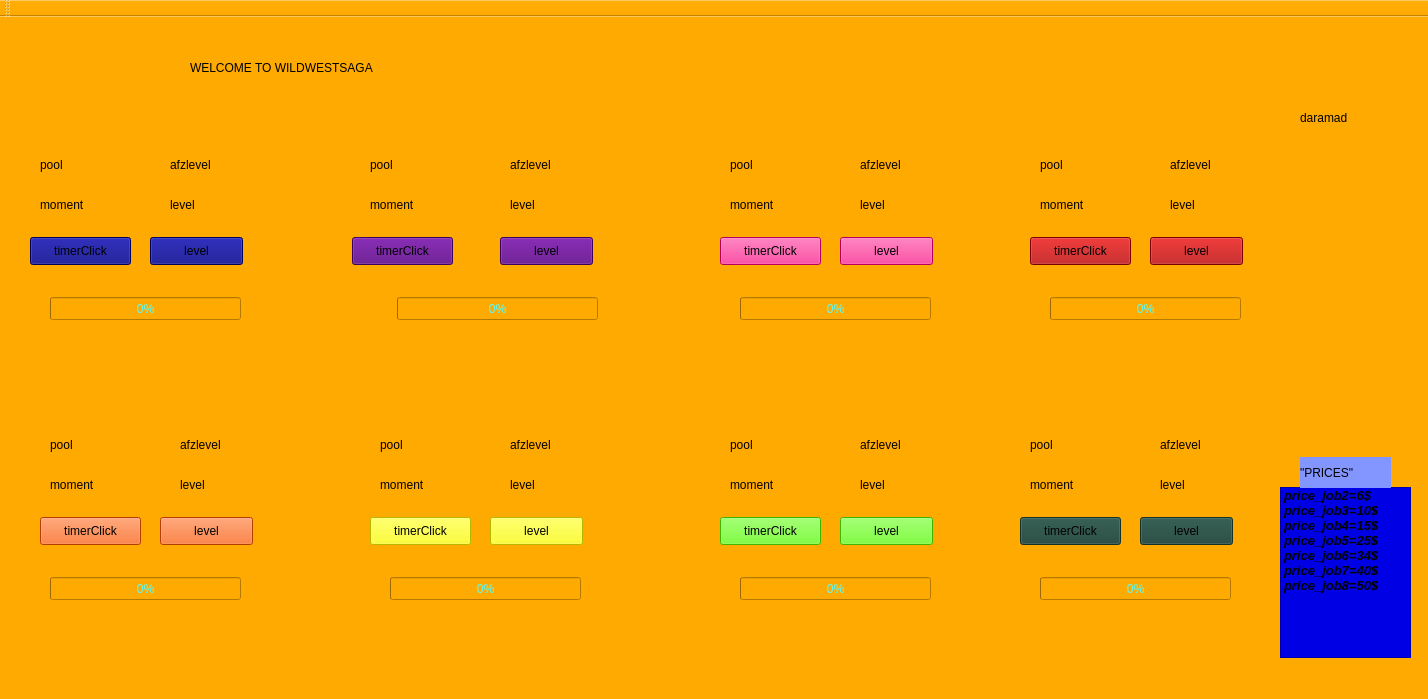
<?xml version="1.0" encoding="UTF-8"?>
<ui version="4.0">
 <class>job</class>
 <widget class="QMainWindow" name="job">
  <property name="geometry">
   <rect>
    <x>0</x>
    <y>0</y>
    <width>1428</width>
    <height>699</height>
   </rect>
  </property>
  <property name="windowTitle">
   <string>job</string>
  </property>
  <property name="styleSheet">
   <string notr="true">background-color: rgb(255, 170, 0);

</string>
  </property>
  <widget class="QWidget" name="centralWidget">
   <widget class="QLabel" name="moneyUpdate">
    <property name="geometry">
     <rect>
      <x>40</x>
      <y>140</y>
      <width>55</width>
      <height>16</height>
     </rect>
    </property>
    <property name="text">
     <string>pool</string>
    </property>
   </widget>
   <widget class="QLabel" name="afzayesheLevel">
    <property name="geometry">
     <rect>
      <x>170</x>
      <y>140</y>
      <width>55</width>
      <height>16</height>
     </rect>
    </property>
    <property name="text">
     <string>afzlevel</string>
    </property>
   </widget>
   <widget class="QLabel" name="moment">
    <property name="geometry">
     <rect>
      <x>40</x>
      <y>180</y>
      <width>55</width>
      <height>16</height>
     </rect>
    </property>
    <property name="text">
     <string>moment</string>
    </property>
   </widget>
   <widget class="QLabel" name="level">
    <property name="geometry">
     <rect>
      <x>170</x>
      <y>180</y>
      <width>55</width>
      <height>16</height>
     </rect>
    </property>
    <property name="text">
     <string>level</string>
    </property>
   </widget>
   <widget class="QPushButton" name="timerClick">
    <property name="geometry">
     <rect>
      <x>30</x>
      <y>220</y>
      <width>101</width>
      <height>28</height>
     </rect>
    </property>
    <property name="styleSheet">
     <string notr="true">font: 75 6pt &quot;Wide Latin&quot;;
background-color: rgb(0, 0, 127);</string>
    </property>
    <property name="text">
     <string>timerClick</string>
    </property>
   </widget>
   <widget class="QPushButton" name="moneyPlus">
    <property name="geometry">
     <rect>
      <x>150</x>
      <y>220</y>
      <width>93</width>
      <height>28</height>
     </rect>
    </property>
    <property name="styleSheet">
     <string notr="true">background-color: rgb(0, 0, 127);
font: 75 6pt &quot;Wide Latin&quot;;</string>
    </property>
    <property name="text">
     <string>level</string>
    </property>
   </widget>
   <widget class="QPushButton" name="timerClick_2">
    <property name="geometry">
     <rect>
      <x>352</x>
      <y>220</y>
      <width>101</width>
      <height>28</height>
     </rect>
    </property>
    <property name="styleSheet">
     <string notr="true">font: 75 6pt &quot;Wide Latin&quot;;
background-color: rgb(85, 0, 127);</string>
    </property>
    <property name="text">
     <string>timerClick</string>
    </property>
   </widget>
   <widget class="QPushButton" name="moneyPlus_2">
    <property name="geometry">
     <rect>
      <x>500</x>
      <y>220</y>
      <width>93</width>
      <height>28</height>
     </rect>
    </property>
    <property name="styleSheet">
     <string notr="true">background-color: rgb(85, 0, 127);
font: 75 6pt &quot;Wide Latin&quot;;</string>
    </property>
    <property name="text">
     <string>level</string>
    </property>
   </widget>
   <widget class="QLabel" name="moneyUpdate_2">
    <property name="geometry">
     <rect>
      <x>370</x>
      <y>140</y>
      <width>55</width>
      <height>16</height>
     </rect>
    </property>
    <property name="text">
     <string>pool</string>
    </property>
   </widget>
   <widget class="QLabel" name="moment_2">
    <property name="geometry">
     <rect>
      <x>370</x>
      <y>180</y>
      <width>55</width>
      <height>16</height>
     </rect>
    </property>
    <property name="text">
     <string>moment</string>
    </property>
   </widget>
   <widget class="QLabel" name="level_2">
    <property name="geometry">
     <rect>
      <x>510</x>
      <y>180</y>
      <width>55</width>
      <height>16</height>
     </rect>
    </property>
    <property name="text">
     <string>level</string>
    </property>
   </widget>
   <widget class="QLabel" name="afzayesheLevel_2">
    <property name="geometry">
     <rect>
      <x>510</x>
      <y>140</y>
      <width>55</width>
      <height>16</height>
     </rect>
    </property>
    <property name="text">
     <string>afzlevel</string>
    </property>
   </widget>
   <widget class="QProgressBar" name="pbar">
    <property name="geometry">
     <rect>
      <x>50</x>
      <y>280</y>
      <width>191</width>
      <height>23</height>
     </rect>
    </property>
    <property name="styleSheet">
     <string notr="true">color: rgb(85, 255, 255);</string>
    </property>
    <property name="maximum">
     <number>5</number>
    </property>
    <property name="value">
     <number>0</number>
    </property>
   </widget>
   <widget class="QProgressBar" name="pbar_2">
    <property name="geometry">
     <rect>
      <x>397</x>
      <y>280</y>
      <width>201</width>
      <height>23</height>
     </rect>
    </property>
    <property name="styleSheet">
     <string notr="true">color: rgb(85, 255, 255);</string>
    </property>
    <property name="maximum">
     <number>15</number>
    </property>
    <property name="value">
     <number>0</number>
    </property>
   </widget>
   <widget class="QLabel" name="Daramad">
    <property name="geometry">
     <rect>
      <x>1300</x>
      <y>80</y>
      <width>121</width>
      <height>41</height>
     </rect>
    </property>
    <property name="styleSheet">
     <string notr="true">font: 16pt &quot;MS Shell Dlg 2&quot;;</string>
    </property>
    <property name="text">
     <string>daramad</string>
    </property>
   </widget>
   <widget class="QPushButton" name="moneyPlus_3">
    <property name="geometry">
     <rect>
      <x>840</x>
      <y>220</y>
      <width>93</width>
      <height>28</height>
     </rect>
    </property>
    <property name="styleSheet">
     <string notr="true">background-color: rgb(255, 0, 127);
font: 75 6pt &quot;Wide Latin&quot;;</string>
    </property>
    <property name="text">
     <string>level</string>
    </property>
   </widget>
   <widget class="QLabel" name="level_3">
    <property name="geometry">
     <rect>
      <x>860</x>
      <y>180</y>
      <width>55</width>
      <height>16</height>
     </rect>
    </property>
    <property name="text">
     <string>level</string>
    </property>
   </widget>
   <widget class="QPushButton" name="timerClick_3">
    <property name="geometry">
     <rect>
      <x>720</x>
      <y>220</y>
      <width>101</width>
      <height>28</height>
     </rect>
    </property>
    <property name="styleSheet">
     <string notr="true">background-color: rgb(255, 0, 127);
font: 75 6pt &quot;Wide Latin&quot;;</string>
    </property>
    <property name="text">
     <string>timerClick</string>
    </property>
   </widget>
   <widget class="QLabel" name="moneyUpdate_3">
    <property name="geometry">
     <rect>
      <x>730</x>
      <y>140</y>
      <width>55</width>
      <height>16</height>
     </rect>
    </property>
    <property name="text">
     <string>pool</string>
    </property>
   </widget>
   <widget class="QLabel" name="afzayesheLevel_3">
    <property name="geometry">
     <rect>
      <x>860</x>
      <y>140</y>
      <width>55</width>
      <height>16</height>
     </rect>
    </property>
    <property name="text">
     <string>afzlevel</string>
    </property>
   </widget>
   <widget class="QLabel" name="moment_3">
    <property name="geometry">
     <rect>
      <x>730</x>
      <y>180</y>
      <width>55</width>
      <height>16</height>
     </rect>
    </property>
    <property name="text">
     <string>moment</string>
    </property>
   </widget>
   <widget class="QProgressBar" name="pbar_3">
    <property name="geometry">
     <rect>
      <x>740</x>
      <y>280</y>
      <width>191</width>
      <height>23</height>
     </rect>
    </property>
    <property name="styleSheet">
     <string notr="true">color: rgb(85, 255, 255);</string>
    </property>
    <property name="maximum">
     <number>20</number>
    </property>
    <property name="value">
     <number>0</number>
    </property>
   </widget>
   <widget class="QPushButton" name="moneyPlus_4">
    <property name="geometry">
     <rect>
      <x>1150</x>
      <y>220</y>
      <width>93</width>
      <height>28</height>
     </rect>
    </property>
    <property name="styleSheet">
     <string notr="true">background-color: rgb(170, 0, 0);
font: 75 6pt &quot;Wide Latin&quot;;</string>
    </property>
    <property name="text">
     <string>level</string>
    </property>
   </widget>
   <widget class="QLabel" name="level_4">
    <property name="geometry">
     <rect>
      <x>1170</x>
      <y>180</y>
      <width>55</width>
      <height>16</height>
     </rect>
    </property>
    <property name="text">
     <string>level</string>
    </property>
   </widget>
   <widget class="QPushButton" name="timerClick_4">
    <property name="geometry">
     <rect>
      <x>1030</x>
      <y>220</y>
      <width>101</width>
      <height>28</height>
     </rect>
    </property>
    <property name="styleSheet">
     <string notr="true">font: 75 6pt &quot;Wide Latin&quot;;
background-color: rgb(170, 0, 0);</string>
    </property>
    <property name="text">
     <string>timerClick</string>
    </property>
   </widget>
   <widget class="QLabel" name="moneyUpdate_4">
    <property name="geometry">
     <rect>
      <x>1040</x>
      <y>140</y>
      <width>55</width>
      <height>16</height>
     </rect>
    </property>
    <property name="text">
     <string>pool</string>
    </property>
   </widget>
   <widget class="QLabel" name="afzayesheLevel_4">
    <property name="geometry">
     <rect>
      <x>1170</x>
      <y>140</y>
      <width>55</width>
      <height>16</height>
     </rect>
    </property>
    <property name="text">
     <string>afzlevel</string>
    </property>
   </widget>
   <widget class="QLabel" name="moment_4">
    <property name="geometry">
     <rect>
      <x>1040</x>
      <y>180</y>
      <width>55</width>
      <height>16</height>
     </rect>
    </property>
    <property name="text">
     <string>moment</string>
    </property>
   </widget>
   <widget class="QProgressBar" name="pbar_4">
    <property name="geometry">
     <rect>
      <x>1050</x>
      <y>280</y>
      <width>191</width>
      <height>23</height>
     </rect>
    </property>
    <property name="styleSheet">
     <string notr="true">color: rgb(85, 255, 255);</string>
    </property>
    <property name="maximum">
     <number>25</number>
    </property>
    <property name="value">
     <number>0</number>
    </property>
   </widget>
   <widget class="QPushButton" name="moneyPlus_5">
    <property name="geometry">
     <rect>
      <x>160</x>
      <y>500</y>
      <width>93</width>
      <height>28</height>
     </rect>
    </property>
    <property name="styleSheet">
     <string notr="true">background-color: rgb(255, 85, 0);
font: 75 6pt &quot;Wide Latin&quot;;</string>
    </property>
    <property name="text">
     <string>level</string>
    </property>
   </widget>
   <widget class="QLabel" name="level_5">
    <property name="geometry">
     <rect>
      <x>180</x>
      <y>460</y>
      <width>55</width>
      <height>16</height>
     </rect>
    </property>
    <property name="text">
     <string>level</string>
    </property>
   </widget>
   <widget class="QPushButton" name="timerClick_5">
    <property name="geometry">
     <rect>
      <x>40</x>
      <y>500</y>
      <width>101</width>
      <height>28</height>
     </rect>
    </property>
    <property name="styleSheet">
     <string notr="true">font: 75 6pt &quot;Wide Latin&quot;;
background-color: rgb(255, 85, 0);</string>
    </property>
    <property name="text">
     <string>timerClick</string>
    </property>
   </widget>
   <widget class="QLabel" name="moneyUpdate_5">
    <property name="geometry">
     <rect>
      <x>50</x>
      <y>420</y>
      <width>55</width>
      <height>16</height>
     </rect>
    </property>
    <property name="text">
     <string>pool</string>
    </property>
   </widget>
   <widget class="QLabel" name="afzayesheLevel_5">
    <property name="geometry">
     <rect>
      <x>180</x>
      <y>420</y>
      <width>55</width>
      <height>16</height>
     </rect>
    </property>
    <property name="text">
     <string>afzlevel</string>
    </property>
   </widget>
   <widget class="QLabel" name="moment_5">
    <property name="geometry">
     <rect>
      <x>50</x>
      <y>460</y>
      <width>55</width>
      <height>16</height>
     </rect>
    </property>
    <property name="text">
     <string>moment</string>
    </property>
   </widget>
   <widget class="QProgressBar" name="pbar_5">
    <property name="geometry">
     <rect>
      <x>50</x>
      <y>560</y>
      <width>191</width>
      <height>23</height>
     </rect>
    </property>
    <property name="styleSheet">
     <string notr="true">color: rgb(85, 255, 255);</string>
    </property>
    <property name="maximum">
     <number>30</number>
    </property>
    <property name="value">
     <number>0</number>
    </property>
   </widget>
   <widget class="QPushButton" name="moneyPlus_6">
    <property name="geometry">
     <rect>
      <x>490</x>
      <y>500</y>
      <width>93</width>
      <height>28</height>
     </rect>
    </property>
    <property name="styleSheet">
     <string notr="true">background-color: rgb(255, 255, 0);
font: 75 6pt &quot;Wide Latin&quot;;</string>
    </property>
    <property name="text">
     <string>level</string>
    </property>
   </widget>
   <widget class="QLabel" name="level_6">
    <property name="geometry">
     <rect>
      <x>510</x>
      <y>460</y>
      <width>55</width>
      <height>16</height>
     </rect>
    </property>
    <property name="text">
     <string>level</string>
    </property>
   </widget>
   <widget class="QPushButton" name="timerClick_6">
    <property name="geometry">
     <rect>
      <x>370</x>
      <y>500</y>
      <width>101</width>
      <height>28</height>
     </rect>
    </property>
    <property name="styleSheet">
     <string notr="true">background-color: rgb(255, 255, 0);
font: 75 6pt &quot;Wide Latin&quot;;</string>
    </property>
    <property name="text">
     <string>timerClick</string>
    </property>
   </widget>
   <widget class="QLabel" name="moneyUpdate_6">
    <property name="geometry">
     <rect>
      <x>380</x>
      <y>420</y>
      <width>55</width>
      <height>16</height>
     </rect>
    </property>
    <property name="text">
     <string>pool</string>
    </property>
   </widget>
   <widget class="QLabel" name="afzayesheLevel_6">
    <property name="geometry">
     <rect>
      <x>510</x>
      <y>420</y>
      <width>55</width>
      <height>16</height>
     </rect>
    </property>
    <property name="text">
     <string>afzlevel</string>
    </property>
   </widget>
   <widget class="QLabel" name="moment_6">
    <property name="geometry">
     <rect>
      <x>380</x>
      <y>460</y>
      <width>55</width>
      <height>16</height>
     </rect>
    </property>
    <property name="text">
     <string>moment</string>
    </property>
   </widget>
   <widget class="QProgressBar" name="pbar_6">
    <property name="geometry">
     <rect>
      <x>390</x>
      <y>560</y>
      <width>191</width>
      <height>23</height>
     </rect>
    </property>
    <property name="styleSheet">
     <string notr="true">color: rgb(85, 255, 255);</string>
    </property>
    <property name="maximum">
     <number>35</number>
    </property>
    <property name="value">
     <number>0</number>
    </property>
   </widget>
   <widget class="QPushButton" name="moneyPlus_7">
    <property name="geometry">
     <rect>
      <x>840</x>
      <y>500</y>
      <width>93</width>
      <height>28</height>
     </rect>
    </property>
    <property name="styleSheet">
     <string notr="true">background-color: rgb(85, 255, 0);
font: 75 6pt &quot;Wide Latin&quot;;</string>
    </property>
    <property name="text">
     <string>level</string>
    </property>
   </widget>
   <widget class="QLabel" name="level_7">
    <property name="geometry">
     <rect>
      <x>860</x>
      <y>460</y>
      <width>55</width>
      <height>16</height>
     </rect>
    </property>
    <property name="text">
     <string>level</string>
    </property>
   </widget>
   <widget class="QPushButton" name="timerClick_7">
    <property name="geometry">
     <rect>
      <x>720</x>
      <y>500</y>
      <width>101</width>
      <height>28</height>
     </rect>
    </property>
    <property name="styleSheet">
     <string notr="true">background-color: rgb(85, 255, 0);
font: 75 6pt &quot;Wide Latin&quot;;</string>
    </property>
    <property name="text">
     <string>timerClick</string>
    </property>
   </widget>
   <widget class="QLabel" name="moneyUpdate_7">
    <property name="geometry">
     <rect>
      <x>730</x>
      <y>420</y>
      <width>55</width>
      <height>16</height>
     </rect>
    </property>
    <property name="text">
     <string>pool</string>
    </property>
   </widget>
   <widget class="QLabel" name="afzayesheLevel_7">
    <property name="geometry">
     <rect>
      <x>860</x>
      <y>420</y>
      <width>55</width>
      <height>16</height>
     </rect>
    </property>
    <property name="text">
     <string>afzlevel</string>
    </property>
   </widget>
   <widget class="QLabel" name="moment_7">
    <property name="geometry">
     <rect>
      <x>730</x>
      <y>460</y>
      <width>55</width>
      <height>16</height>
     </rect>
    </property>
    <property name="text">
     <string>moment</string>
    </property>
   </widget>
   <widget class="QProgressBar" name="pbar_7">
    <property name="geometry">
     <rect>
      <x>740</x>
      <y>560</y>
      <width>191</width>
      <height>23</height>
     </rect>
    </property>
    <property name="styleSheet">
     <string notr="true">color: rgb(85, 255, 255);</string>
    </property>
    <property name="maximum">
     <number>40</number>
    </property>
    <property name="value">
     <number>0</number>
    </property>
   </widget>
   <widget class="QPushButton" name="moneyPlus_8">
    <property name="geometry">
     <rect>
      <x>1140</x>
      <y>500</y>
      <width>93</width>
      <height>28</height>
     </rect>
    </property>
    <property name="styleSheet">
     <string notr="true">background-color: rgb(29, 68, 58);
font: 75 6pt &quot;Wide Latin&quot;;</string>
    </property>
    <property name="text">
     <string>level</string>
    </property>
   </widget>
   <widget class="QLabel" name="level_8">
    <property name="geometry">
     <rect>
      <x>1160</x>
      <y>460</y>
      <width>55</width>
      <height>16</height>
     </rect>
    </property>
    <property name="text">
     <string>level</string>
    </property>
   </widget>
   <widget class="QPushButton" name="timerClick_8">
    <property name="geometry">
     <rect>
      <x>1020</x>
      <y>500</y>
      <width>101</width>
      <height>28</height>
     </rect>
    </property>
    <property name="styleSheet">
     <string notr="true">font: 75 6pt &quot;Wide Latin&quot;;
background-color: rgb(29, 68, 58);</string>
    </property>
    <property name="text">
     <string>timerClick</string>
    </property>
   </widget>
   <widget class="QLabel" name="moneyUpdate_8">
    <property name="geometry">
     <rect>
      <x>1030</x>
      <y>420</y>
      <width>55</width>
      <height>16</height>
     </rect>
    </property>
    <property name="text">
     <string>pool</string>
    </property>
   </widget>
   <widget class="QLabel" name="afzayesheLevel_8">
    <property name="geometry">
     <rect>
      <x>1160</x>
      <y>420</y>
      <width>55</width>
      <height>16</height>
     </rect>
    </property>
    <property name="text">
     <string>afzlevel</string>
    </property>
   </widget>
   <widget class="QLabel" name="moment_8">
    <property name="geometry">
     <rect>
      <x>1030</x>
      <y>460</y>
      <width>55</width>
      <height>16</height>
     </rect>
    </property>
    <property name="text">
     <string>moment</string>
    </property>
   </widget>
   <widget class="QProgressBar" name="pbar_8">
    <property name="geometry">
     <rect>
      <x>1040</x>
      <y>560</y>
      <width>191</width>
      <height>23</height>
     </rect>
    </property>
    <property name="styleSheet">
     <string notr="true">color: rgb(85, 255, 255);</string>
    </property>
    <property name="maximum">
     <number>45</number>
    </property>
    <property name="value">
     <number>0</number>
    </property>
   </widget>
   <widget class="QListWidget" name="listWidget">
    <property name="geometry">
     <rect>
      <x>1280</x>
      <y>470</y>
      <width>131</width>
      <height>171</height>
     </rect>
    </property>
    <property name="styleSheet">
     <string notr="true">background-color: rgb(0, 0, 229);</string>
    </property>
    <item>
     <property name="text">
      <string>price_job2=6$</string>
     </property>
     <property name="font">
      <font>
       <pointsize>10</pointsize>
       <weight>75</weight>
       <italic>true</italic>
       <bold>true</bold>
       <kerning>false</kerning>
      </font>
     </property>
    </item>
    <item>
     <property name="text">
      <string>price_job3=10$</string>
     </property>
     <property name="font">
      <font>
       <pointsize>10</pointsize>
       <weight>75</weight>
       <italic>true</italic>
       <bold>true</bold>
       <kerning>false</kerning>
      </font>
     </property>
    </item>
    <item>
     <property name="text">
      <string>price_job4=15$</string>
     </property>
     <property name="font">
      <font>
       <pointsize>10</pointsize>
       <weight>75</weight>
       <italic>true</italic>
       <bold>true</bold>
       <kerning>false</kerning>
      </font>
     </property>
    </item>
    <item>
     <property name="text">
      <string>price_job5=25$</string>
     </property>
     <property name="font">
      <font>
       <pointsize>10</pointsize>
       <weight>75</weight>
       <italic>true</italic>
       <bold>true</bold>
       <kerning>false</kerning>
      </font>
     </property>
    </item>
    <item>
     <property name="text">
      <string>price_job6=34$</string>
     </property>
     <property name="font">
      <font>
       <pointsize>10</pointsize>
       <weight>75</weight>
       <italic>true</italic>
       <bold>true</bold>
       <kerning>false</kerning>
      </font>
     </property>
    </item>
    <item>
     <property name="text">
      <string>price_job7=40$</string>
     </property>
     <property name="font">
      <font>
       <pointsize>10</pointsize>
       <weight>75</weight>
       <italic>true</italic>
       <bold>true</bold>
       <kerning>false</kerning>
      </font>
     </property>
    </item>
    <item>
     <property name="text">
      <string>price_job8=50$</string>
     </property>
     <property name="font">
      <font>
       <pointsize>10</pointsize>
       <weight>75</weight>
       <italic>true</italic>
       <bold>true</bold>
       <kerning>false</kerning>
      </font>
     </property>
    </item>
   </widget>
   <widget class="QLabel" name="label">
    <property name="geometry">
     <rect>
      <x>190</x>
      <y>0</y>
      <width>1051</width>
      <height>101</height>
     </rect>
    </property>
    <property name="styleSheet">
     <string notr="true">font: 75 italic 36pt &quot;Terminal&quot;;</string>
    </property>
    <property name="text">
     <string>WELCOME TO WILDWESTSAGA</string>
    </property>
   </widget>
   <widget class="QLabel" name="label_2">
    <property name="geometry">
     <rect>
      <x>1300</x>
      <y>440</y>
      <width>91</width>
      <height>31</height>
     </rect>
    </property>
    <property name="styleSheet">
     <string notr="true">font: 75 italic 11pt &quot;8514oem&quot;;
background-color: rgb(131, 150, 255);</string>
    </property>
    <property name="text">
     <string>&quot;PRICES&quot;</string>
    </property>
   </widget>
  </widget>
  <widget class="QMenuBar" name="menuBar">
   <property name="geometry">
    <rect>
     <x>0</x>
     <y>0</y>
     <width>1428</width>
     <height>26</height>
    </rect>
   </property>
  </widget>
  <widget class="QToolBar" name="mainToolBar">
   <attribute name="toolBarArea">
    <enum>TopToolBarArea</enum>
   </attribute>
   <attribute name="toolBarBreak">
    <bool>false</bool>
   </attribute>
  </widget>
  <widget class="QStatusBar" name="statusBar"/>
 </widget>
 <layoutdefault spacing="6" margin="11"/>
 <resources/>
 <connections/>
</ui>
